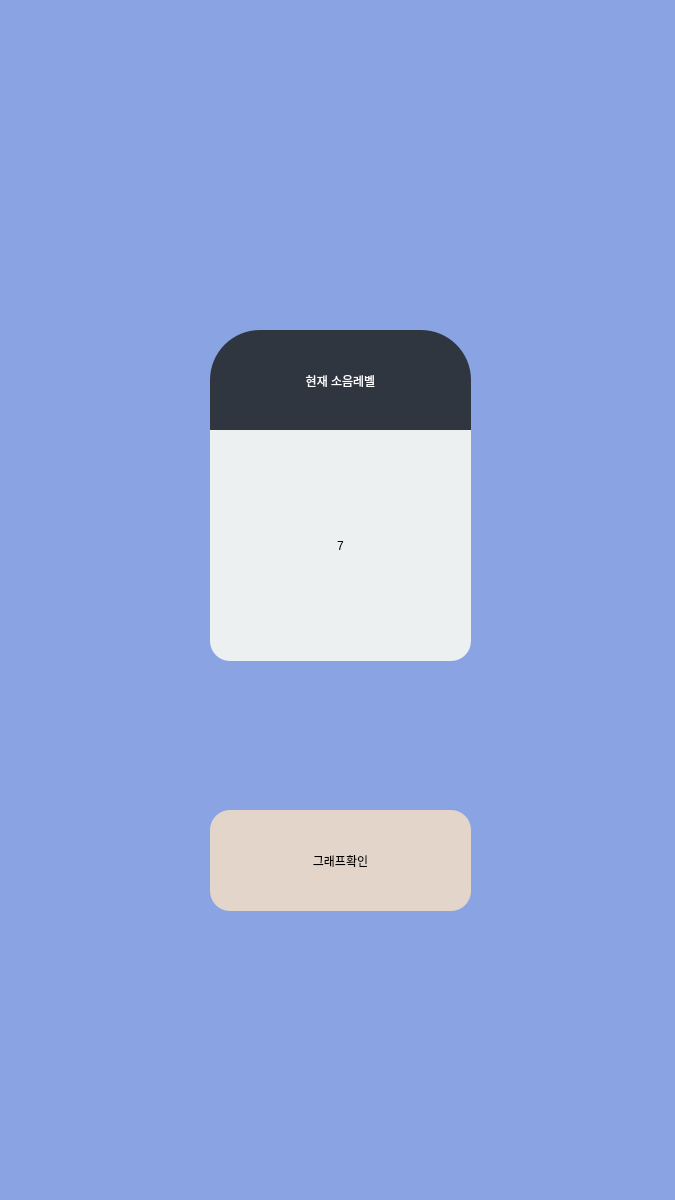
<?xml version="1.0" encoding="UTF-8"?>
<ui version="4.0">
 <class>Form</class>
 <widget class="QWidget" name="Form">
  <property name="geometry">
   <rect>
    <x>0</x>
    <y>0</y>
    <width>675</width>
    <height>1200</height>
   </rect>
  </property>
  <property name="maximumSize">
   <size>
    <width>16777213</width>
    <height>16777215</height>
   </size>
  </property>
  <property name="windowTitle">
   <string>Form</string>
  </property>
  <property name="styleSheet">
   <string notr="true">
background-color:#89a3e3;</string>
  </property>
  <widget class="QPushButton" name="pushButton">
   <property name="geometry">
    <rect>
     <x>210</x>
     <y>810</y>
     <width>261</width>
     <height>101</height>
    </rect>
   </property>
   <property name="styleSheet">
    <string notr="true">border-radius:20px;
background-color: #e3d5ca;	
font: 15pt &quot;나눔스퀘어_ac Bold&quot;;</string>
   </property>
   <property name="text">
    <string>그래프확인</string>
   </property>
  </widget>
  <widget class="QLabel" name="label">
   <property name="geometry">
    <rect>
     <x>210</x>
     <y>330</y>
     <width>261</width>
     <height>101</height>
    </rect>
   </property>
   <property name="layoutDirection">
    <enum>Qt::LeftToRight</enum>
   </property>
   <property name="styleSheet">
    <string notr="true">font: 15pt &quot;나눔스퀘어_ac Bold&quot;;
    background-color: #2f3640;
    color: #fff;

	height:80px;
	width:150px;

    border-top-right-radius: 50px;  
border-top-left-radius: 50px;  </string>
   </property>
   <property name="text">
    <string>현재 소음레벨</string>
   </property>
   <property name="alignment">
    <set>Qt::AlignCenter</set>
   </property>
  </widget>
  <widget class="QLabel" name="level">
   <property name="geometry">
    <rect>
     <x>210</x>
     <y>430</y>
     <width>261</width>
     <height>231</height>
    </rect>
   </property>
   <property name="styleSheet">
    <string notr="true">border-bottom-left-radius: 20px; 
border-bottom-right-radius: 20px;
background-color:#ecf0f1;
font: 50pt &quot;나눔스퀘어_ac Bold&quot;;
 color: #000;</string>
   </property>
   <property name="text">
    <string>7</string>
   </property>
   <property name="alignment">
    <set>Qt::AlignCenter</set>
   </property>
  </widget>
 </widget>
 <resources/>
 <connections>
  <connection>
   <sender>pushButton</sender>
   <signal>clicked()</signal>
   <receiver>Form</receiver>
   <slot>btn_main_to_second()</slot>
   <hints>
    <hint type="sourcelabel">
     <x>333</x>
     <y>907</y>
    </hint>
    <hint type="destinationlabel">
     <x>359</x>
     <y>985</y>
    </hint>
   </hints>
  </connection>
 </connections>
 <slots>
  <slot>btn_main_to_second()</slot>
 </slots>
</ui>
